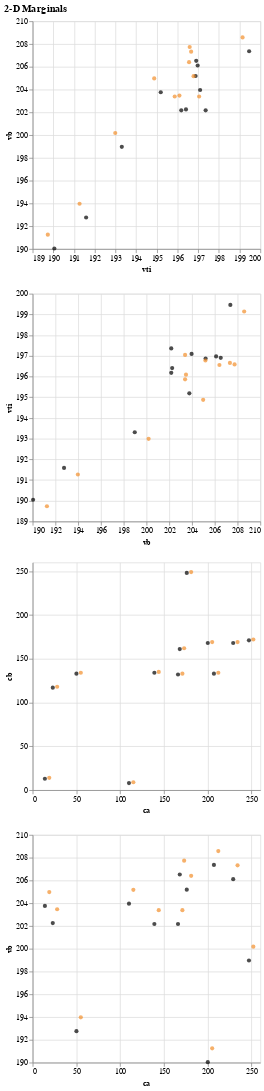

The notebook cell saved with this chart:
### Code cell
plot_comparisons_2d_numerical_numerical(odf,sdf,[['vti','vb'],['vb','vti'],['ca','cb'],['ca','vb']])

### Figure 1 — Vega-Lite specification as saved in the notebook (floating-point values rounded to 4 significant figures)
{"config": {"view": {"continuousWidth": 300, "continuousHeight": 300}}, "vconcat": [{"layer": [{"data": {"name": "data-8f98b1a2fd68076fe3e031f9a6fd0e2c"}, "mark": {"type": "point", "filled": true}, "encoding": {"color": {"value": "#000000"}, "x": {"field": "vti", "scale": {"zero": false}, "type": "quantitative"}, "y": {"field": "vb", "scale": {"zero": false}, "type": "quantitative"}}, "transform": [{"filter": "(datum.plot_data_source === 'observed')"}]}, {"data": {"name": "data-8f98b1a2fd68076fe3e031f9a6fd0e2c"}, "mark": {"type": "point", "filled": true}, "encoding": {"color": {"value": "#f28e2b"}, "x": {"field": "vti", "scale": {"zero": false}, "type": "quantitative"}, "y": {"field": "vb", "scale": {"zero": false}, "type": "quantitative"}}, "transform": [{"filter": "(datum.plot_data_source === 'synthetic')"}]}]}, {"layer": [{"data": {"name": "data-8f98b1a2fd68076fe3e031f9a6fd0e2c"}, "mark": {"type": "point", "filled": true}, "encoding": {"color": {"value": "#000000"}, "x": {"field": "vb", "scale": {"zero": false}, "type": "quantitative"}, "y": {"field": "vti", "scale": {"zero": false}, "type": "quantitative"}}, "transform": [{"filter": "(datum.plot_data_source === 'observed')"}]}, {"data": {"name": "data-8f98b1a2fd68076fe3e031f9a6fd0e2c"}, "mark": {"type": "point", "filled": true}, "encoding": {"color": {"value": "#f28e2b"}, "x": {"field": "vb", "scale": {"zero": false}, "type": "quantitative"}, "y": {"field": "vti", "scale": {"zero": false}, "type": "quantitative"}}, "transform": [{"filter": "(datum.plot_data_source === 'synthetic')"}]}]}, {"layer": [{"data": {"name": "data-574acc3693f6e352c3a398dbefc8d189"}, "mark": {"type": "point", "filled": true}, "encoding": {"color": {"value": "#000000"}, "x": {"field": "ca", "scale": {"zero": false}, "type": "quantitative"}, "y": {"field": "cb", "scale": {"zero": false}, "type": "quantitative"}}, "transform": [{"filter": "(datum.plot_data_source === 'observed')"}]}, {"data": {"name": "data-574acc3693f6e352c3a398dbefc8d189"}, "mark": {"type": "point", "filled": true}, "encoding": {"color": {"value": "#f28e2b"}, "x": {"field": "ca", "scale": {"zero": false}, "type": "quantitative"}, "y": {"field": "cb", "scale": {"zero": false}, "type": "quantitative"}}, "transform": [{"filter": "(datum.plot_data_source === 'synthetic')"}]}]}, {"layer": [{"data": {"name": "data-76c2377f7bdf41a54d4d4c5940f158be"}, "mark": {"type": "point", "filled": true}, "encoding": {"color": {"value": "#000000"}, "x": {"field": "ca", "scale": {"zero": false}, "type": "quantitative"}, "y": {"field": "vb", "scale": {"zero": false}, "type": "quantitative"}}, "transform": [{"filter": "(datum.plot_data_source === 'observed')"}]}, {"data": {"name": "data-76c2377f7bdf41a54d4d4c5940f158be"}, "mark": {"type": "point", "filled": true}, "encoding": {"color": {"value": "#f28e2b"}, "x": {"field": "ca", "scale": {"zero": false}, "type": "quantitative"}, "y": {"field": "vb", "scale": {"zero": false}, "type": "quantitative"}}, "transform": [{"filter": "(datum.plot_data_source === 'synthetic')"}]}]}], "resolve": {"scale": {"color": "independent"}}, "title": "2-D Marginals", "$schema": "https://vega.github.io/schema/vega-lite/v5.20.1.json", "datasets": {"data-8f98b1a2fd68076fe3e031f9a6fd0e2c": [{"vb": 190.0, "vti": 190.0, "plot_data_source": "observed"}, {"vb": 192.8, "vti": 191.6, "plot_data_source": "observed"}, {"vb": 199.0, "vti": 193.3, "plot_data_source": "observed"}, {"vb": 202.3, "vti": 196.4, "plot_data_source": "observed"}, {"vb": 202.2, "vti": 197.4, "plot_data_source": "observed"}, {"vb": 202.2, "vti": 196.2, "plot_data_source": "observed"}, {"vb": 205.2, "vti": 196.9, "plot_data_source": "observed"}, {"vb": 204.0, "vti": 197.1, "plot_data_source": "observed"}, {"vb": 206.5, "vti": 196.9, "plot_data_source": "observed"}, {"vb": 203.8, "vti": 195.2, "plot_data_source": "observed"}, {"vb": 206.1, "vti": 197.0, "plot_data_source": "observed"}, {"vb": 207.4, "vti": 199.5, "plot_data_source": "observed"}, {"vb": 191.3, "vti": 189.7, "plot_data_source": "synthetic"}, {"vb": 194.0, "vti": 191.3, "plot_data_source": "synthetic"}, {"vb": 200.2, "vti": 193.0, "plot_data_source": "synthetic"}, {"vb": 203.5, "vti": 196.1, "plot_data_source": "synthetic"}, {"vb": 203.4, "vti": 197.0, "plot_data_source": "synthetic"}, {"vb": 203.4, "vti": 195.9, "plot_data_source": "synthetic"}, {"vb": 206.4, "vti": 196.6, "plot_data_source": "synthetic"}, {"vb": 205.2, "vti": 196.8, "plot_data_source": "synthetic"}, {"vb": 207.7, "vti": 196.6, "plot_data_source": "synthetic"}, {"vb": 205.0, "vti": 194.9, "plot_data_source": "synthetic"}, {"vb": 207.3, "vti": 196.7, "plot_data_source": "synthetic"}, {"vb": 208.6, "vti": 199.1, "plot_data_source": "synthetic"}], "data-574acc3693f6e352c3a398dbefc8d189": [{"ca": 200, "cb": 168, "plot_data_source": "observed"}, {"ca": 50, "cb": 133, "plot_data_source": "observed"}, {"ca": 247, "cb": 171, "plot_data_source": "observed"}, {"ca": 23, "cb": 117, "plot_data_source": "observed"}, {"ca": 139, "cb": 134, "plot_data_source": "observed"}, {"ca": 166, "cb": 132, "plot_data_source": "observed"}, {"ca": 176, "cb": 248, "plot_data_source": "observed"}, {"ca": 110, "cb": 8, "plot_data_source": "observed"}, {"ca": 168, "cb": 161, "plot_data_source": "observed"}, {"ca": 14, "cb": 13, "plot_data_source": "observed"}, {"ca": 229, "cb": 168, "plot_data_source": "observed"}, {"ca": 207, "cb": 133, "plot_data_source": "observed"}, {"ca": 205, "cb": 169, "plot_data_source": "synthetic"}, {"ca": 55, "cb": 134, "plot_data_source": "synthetic"}, {"ca": 252, "cb": 172, "plot_data_source": "synthetic"}, {"ca": 28, "cb": 118, "plot_data_source": "synthetic"}, {"ca": 144, "cb": 135, "plot_data_source": "synthetic"}, {"ca": 171, "cb": 133, "plot_data_source": "synthetic"}, {"ca": 181, "cb": 249, "plot_data_source": "synthetic"}, {"ca": 115, "cb": 9, "plot_data_source": "synthetic"}, {"ca": 173, "cb": 162, "plot_data_source": "synthetic"}, {"ca": 19, "cb": 14, "plot_data_source": "synthetic"}, {"ca": 234, "cb": 169, "plot_data_source": "synthetic"}, {"ca": 212, "cb": 134, "plot_data_source": "synthetic"}], "data-76c2377f7bdf41a54d4d4c5940f158be": [{"ca": 200, "vb": 190.0, "plot_data_source": "observed"}, {"ca": 50, "vb": 192.8, "plot_data_source": "observed"}, {"ca": 247, "vb": 199.0, "plot_data_source": "observed"}, {"ca": 23, "vb": 202.3, "plot_data_source": "observed"}, {"ca": 139, "vb": 202.2, "plot_data_source": "observed"}, {"ca": 166, "vb": 202.2, "plot_data_source": "observed"}, {"ca": 176, "vb": 205.2, "plot_data_source": "observed"}, {"ca": 110, "vb": 204.0, "plot_data_source": "observed"}, {"ca": 168, "vb": 206.5, "plot_data_source": "observed"}, {"ca": 14, "vb": 203.8, "plot_data_source": "observed"}, {"ca": 229, "vb": 206.1, "plot_data_source": "observed"}, {"ca": 207, "vb": 207.4, "plot_data_source": "observed"}, {"ca": 205, "vb": 191.3, "plot_data_source": "synthetic"}, {"ca": 55, "vb": 194.0, "plot_data_source": "synthetic"}, {"ca": 252, "vb": 200.2, "plot_data_source": "synthetic"}, {"ca": 28, "vb": 203.5, "plot_data_source": "synthetic"}, {"ca": 144, "vb": 203.4, "plot_data_source": "synthetic"}, {"ca": 171, "vb": 203.4, "plot_data_source": "synthetic"}, {"ca": 181, "vb": 206.4, "plot_data_source": "synthetic"}, {"ca": 115, "vb": 205.2, "plot_data_source": "synthetic"}, {"ca": 173, "vb": 207.7, "plot_data_source": "synthetic"}, {"ca": 19, "vb": 205.0, "plot_data_source": "synthetic"}, {"ca": 234, "vb": 207.3, "plot_data_source": "synthetic"}, {"ca": 212, "vb": 208.6, "plot_data_source": "synthetic"}]}}
